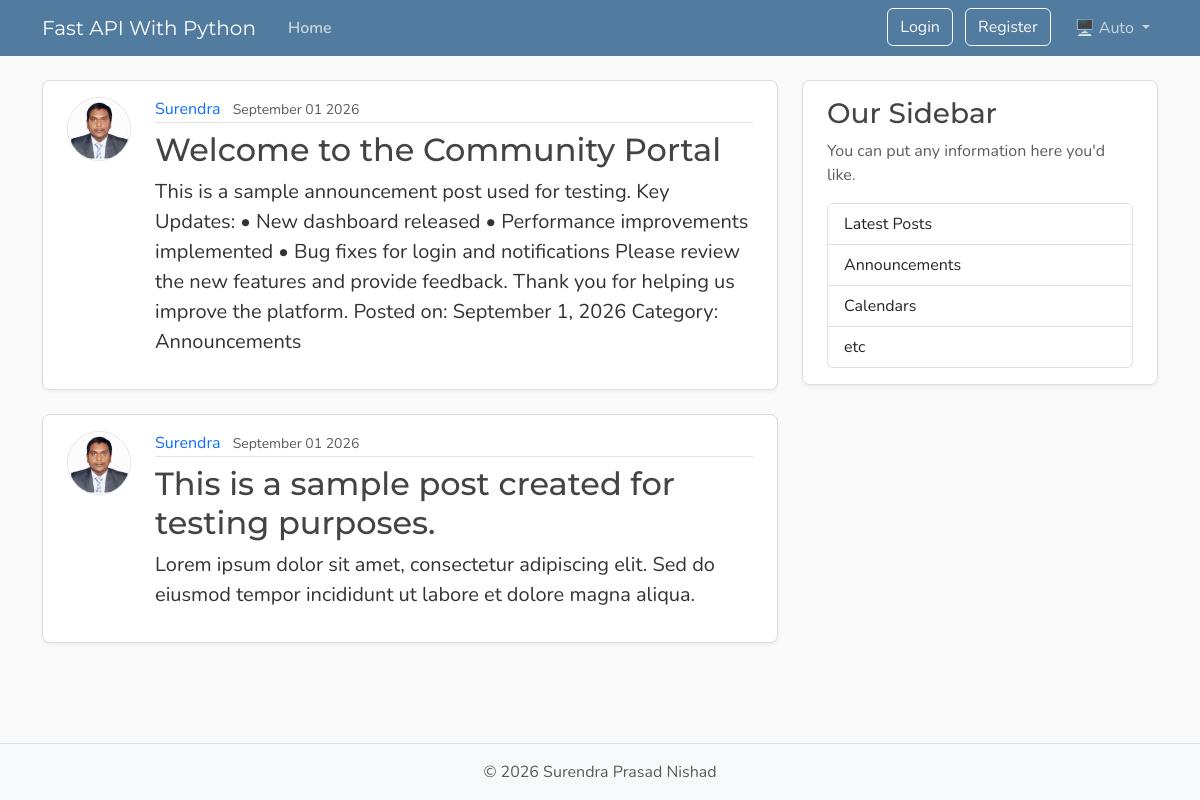
Page /posts on the earlier database version.
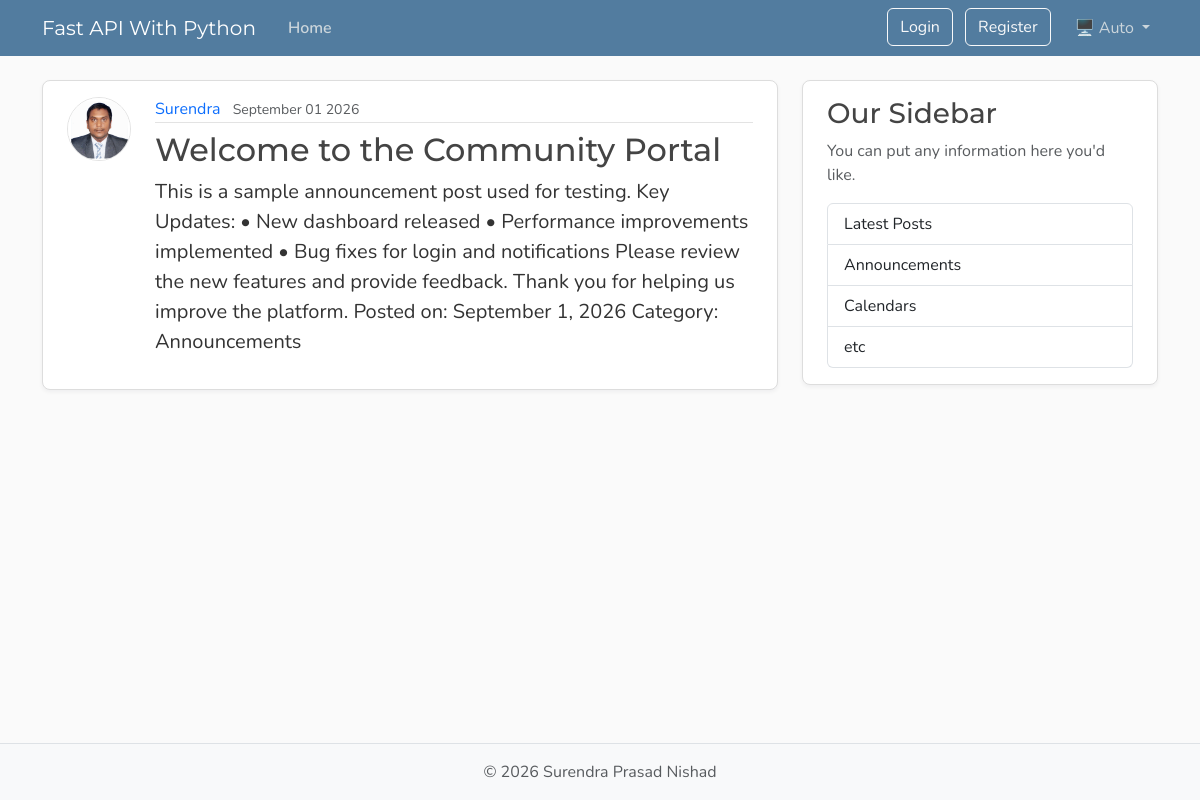
Same page on the later database version.
### app/models/model.py (models this page shows, shortened)
class Post(Base):
    __tablename__ = "posts"
    id: Mapped[int] = mapped_column(Integer, primary_key=True, index=True)
    title: Mapped[str] = mapped_column(
        String(100),
        nullable=False,
    )
    content: Mapped[str] = mapped_column(
        Text,
        nullable=False,
    )
    user_id: Mapped[int] = mapped_column(
        ForeignKey("users.id"),
        nullable=False,
        index=True,
    )
    date_posted: Mapped[datetime] = mapped_column(
        DateTime(timezone=True),
        default=lambda: datetime.now(UTC),
    )
    author: Mapped[User] = relationship(
        back_populates="posts"
    )

class User(Base):
    __tablename__ = "users"
    id: Mapped[int] = mapped_column(Integer, primary_key=True, index=True)
    username: Mapped[str] = mapped_column(String(50), unique=True, nullable=False)
    email: Mapped[str] = mapped_column(String(120), unique=True, nullable=False)
    password_hash: Mapped[str] = mapped_column(String(250), nullable=False)
    image_file: Mapped[str | None] = mapped_column(
        String(200),
        nullable=True,
        default=None,
    )
    posts: Mapped[list[Post]] = relationship(back_populates="author", cascade="all, delete-orphan")

### app/main.py (the view)
@app.get("/", include_in_schema=False,name="home")
@app.get("/posts", include_in_schema=False,name="posts")
async def home(request: Request,db: Annotated[AsyncSession, Depends(get_db)]):
    result= await db.execute(select(models.Post).options(selectinload(models.Post.author)))
    posts=result.scalars().all()
    return templates.TemplateResponse(request,"home.html",
        {
            "posts": posts,
            "title": "Home",
        },
    )

### templates/home.html
{% extends "layout.html" %}
{% block content %}
    {% for post in posts %}
        <article class="content-section py-3 px-4 mb-4">
            <div class="d-flex align-items-start gap-4">
                <img class="rounded-circle article-img flex-shrink-0" src="{{post.author.image_path}}" alt="{{ post.author.username }}'s profile picture" width="64" height="64" loading="lazy"/>
                <div class="flex-grow-1">
                    <div class="article-metadata mb-2">
                        <a class="me-2" href="{{ url_for('user_posts',user_id=post.author.id)}}">{{ post.author.username }}</a>
                        <small class="text-body-secondary">{{ post.date_posted.strftime("%B %d %Y")}}</small>
                    </div>
                    <h2>
                        <a class="article-title" href="{{ url_for('post_page', post_id=post.id) }}">{{ post.title }}</a>
                    </h2>
                    <p class="article-content">{{ post.content }}</p>
                </div>
            </div>
        </article>
    {% endfor %}
{% endblock content %}

### templates/layout.html (shortened to what this page needs)
<!DOCTYPE html>
<html lang="en">
    <head>
        <link href="https://cdn.jsdelivr.net/npm/bootstrap@5.3.8/dist/css/bootstrap.min.css"
              rel="stylesheet"
>
        <link rel="stylesheet"
              type="text/css"
              href="{{ url_for("static", path='css/main.css') }}">
    </head>
    <body class="d-flex flex-column min-vh-100">
        <header class="site-header">
            <nav class="navbar navbar-expand-md bg-steel fixed-top"
                 data-bs-theme="dark">
                <div class="container">
                    <a class="navbar-brand me-4" href="{{ url_for('home') }}">Fast API With Python</a>
                    <div class="collapse navbar-collapse" id="navbarToggle">
                        <div class="navbar-nav me-auto">
                            <a class="nav-link active"
                               aria-current="page"
                               href="{{ url_for('home') }}">Home</a>
                        </div>
                        <div class="navbar-nav">
<div id="loggedOutNav">
    <a class="btn btn-outline-light mb-2 mb-md-0 me-md-2" href="{{ url_for('login_page') }}">Login</a>
    <a class="btn btn-outline-light mb-2 mb-md-0 me-md-3" href="{{ url_for('register_page') }}">Register</a>
</div>
                            <div class="nav-item dropdown">
                                <a class="nav-link dropdown-toggle"
                                   href="#"
                                   role="button"
                                   id="bd-theme"
                                   data-bs-toggle="dropdown"
                                   aria-expanded="false">
                                    <span id="bd-theme-text"> Auto</span>
                                </a>
                            </div>
                        </div>
                    </div>
                </div>
            </nav>
        </header>
        <main role="main" class="container">
            <div class="row">
                <div class="col-md-8">
                    {% block content %}
                    {% endblock content %}
                </div>
                <aside class="col-md-4">
                    <div class="content-section py-3 px-4 mb-4">
                        <h3>Our Sidebar</h3>
                        <p class="text-body-secondary">You can put any information here you'd like.</p>
                        <ul class="list-group">
                            <li class="list-group-item">Latest Posts</li>
                            <li class="list-group-item">Announcements</li>
                            <li class="list-group-item">Calendars</li>
                            <li class="list-group-item">etc</li>
                        </ul>
                    </div>
                </aside>
            </div>
        </main>
        <footer class="mt-auto py-3 bg-body-tertiary border-top">
            <div class="container text-center">
                <p class="text-body-secondary mb-0">
                    © <span id="year"></span> Surendra Prasad Nishad
                </p>
            </div>
        </footer>
    </body>
</html>

### static/css/main.css (style rules this page uses)
:root { --font-heading: "Montserrat", system-ui, -apple-system, BlinkMacSystemFont, sans-serif; --font-body: "Nunito", system-ui, -apple-system, BlinkMacSystemFont, sans-serif; --color-bg-body: #fafafa; --color-bg-content: #ffffff; --color-text-primary: #333333; --color-text-heading: #444444; --color-steel: #527c9f; --color-nav-link: #cbd5db; --color-nav-link-hover: #ffffff; --color-link-hover: #428bca; --color-border: #dddddd; --color-border-light: #e3e3e3; --spacing-xl: 5rem; --article-img-size: 4rem; --account-img-size: 7.813rem; }
body { font-family: var(--font-body); background: var(--color-bg-body); color: var(--color-text-primary); }
main { padding-top: var(--spacing-xl); }
h1, h2, h3, h4, h5, h6 { font-family: var(--font-heading); color: var(--color-text-heading); }
.navbar-brand { font-family: var(--font-heading); }
a { text-decoration: none; }
.bg-steel { background-color: var(--color-steel); }
.site-header .navbar-nav .nav-link { color: var(--color-nav-link); transition: color 0.2s ease-in-out; }
.site-header .navbar-nav .nav-link.active { font-weight: 600; }
.content-section { background: var(--color-bg-content); border: 1px solid var(--color-border); border-radius: 0.5rem; box-shadow: 0 2px 4px rgba(15, 23, 42, 0.05); transition: box-shadow 0.15s ease, transform 0.15s ease, border-color 0.15s ease; }
.article-title { color: var(--color-text-heading); transition: color 0.2s ease-in-out; }
.article-content { white-space: pre-line; font-size: 1.25rem; }
.article-img { height: var(--article-img-size); width: var(--article-img-size); flex-shrink: 0; object-fit: cover; border: 1px solid var(--color-border-light); box-shadow: 0 0 0 2px var(--color-bg-content); }
.article-metadata { padding-bottom: 0.063rem; border-bottom: 1px solid var(--color-border-light); }
.article-metadata a { transition: color 0.2s ease-in-out; }
[data-bs-theme="dark"] { --color-bg-body: #1a1a1a; --color-bg-content: #2d2d2d; --color-text-primary: #e0e0e0; --color-text-heading: #f0f0f0; --color-border: #404040; --color-border-light: #4a4a4a; }

Differences in the rows shown:
removed Post: author.username "Surendra", date_posted "September 01 2026", title "This is a sample post created for testing purposes.", content "Lorem ipsum dolor sit amet, consectetur adipiscing elit. Sed do eiusmod tempor incididunt ut labore et dolore magna aliqua."
